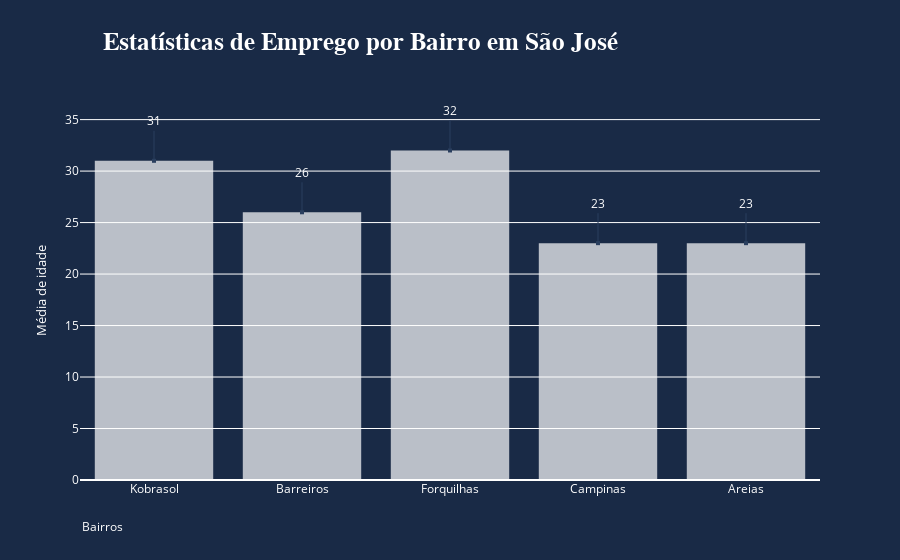

The notebook cell saved with this chart:
### Code cell
import plotly.graph_objects as go
# Adicionando Bairros e sua media de idade
x = ['Kobrasol', 'Barreiros', 'Forquilhas', 'Campinas', 'Areias']
y = [31, 26, 32, 23, 23]

# Configurando o hovertext:
# texto que aparece quando passa o cursor do mouse sobre a barra de informações do gráfico. 
# Adicionando os nomes,renda,emprego procurado,curso necessário e escolaridade de cada um pedidos
fig = go.Figure(data=[go.Bar(x=x, y=y,
                             hovertext=['Nome: João e Juliana<br>Média de Renda: R$ 1.800,00<br>Emprego Procurado: Pedreiro(a)<br>Curso Necessário: Construção Civil<br>Escolaridade: Ensino Médio',
                                        'Nome: Maria e Carla<br>Média de Renda: R$ 1.600,00<br>Emprego Procurado: Carpinteiro(a)<br>Curso Necessário: Marcenaria <br>Escolaridade: Ensino Fundamental, Ensino Médio',
                                        'Nome: José e Marcelo<br>Média de Renda: R$ 2.000,00<br>Emprego Procurado: Pedreiro(a)<br>Curso Necessário: Construção Civil<br>Escolaridade: Ensino Médio',
                                        'Nome: Pedro e Ana<br>Média de Renda: R$ 2.000,00<br>Emprego Procurado: Pedreiro(a)<br>Curso Necessário: Construção Civil<br>Escolaridade: Ensino Fundamental, Ensino Médio',
                                        'Nome: Lucas e Camila<br>Média de Renda: R$ 1.600,00<br>Emprego Procurado: Carpinteiro(a)<br>Curso Necessário: Marcenaria<br>Escolaridade: Ensino Fundamental, Ensino Médio', ''])])

# Customizando...
fig.update_traces(marker_color='white', marker_line_color='rgb(8,48,107)', marker_line_width=0.0, opacity=0.7)
fig.update_layout(
    title_text='Estatísticas de Emprego por Bairro em São José',
    title_font=dict(size=25, color='white', family="Arial, sans-serif", weight="bold"),  # Definindo tamanho,fonte das letras e cor do título
    title_x=0.4,  # Centralizando o título
    yaxis_title=dict(text='Média de idade', font=dict(size=13, color='white')),
    font=dict(color='white', size=12),  # Definindo cor e tamanho da fonte do texto
    plot_bgcolor='rgb(25, 42, 70)',  # Definindo uma cor de fundo azul escuro 
    paper_bgcolor='rgb(25, 42, 70)',  # Definindo uma cor de fundo azul escuro
    scene=dict(
        xaxis=dict(
            showbackground=False,
            showgrid=False,
            showticklabels=False,
        ),
        yaxis=dict(
            showbackground=False,
            showgrid=False,
            showticklabels=False,
        ),
        zaxis=dict(
            showbackground=False,
            showgrid=False,
            showticklabels=False,
        ),
        camera_eye=dict(x=1.87, y=0.88, z=-0.64),
        aspectmode='manual',
        aspectratio=dict(x=4, y=4, z=2)
    )
)

# Adicionando estatística e media de idade de cada bairro
annotations = [
    dict(
        x='Kobrasol', y=31,
        xref='x', yref='y',
        text='31',
        showarrow=True,
        arrowhead=7,
        ax=0, ay=-40
    ),
    dict(
        x='Barreiros', y=26,
        xref='x', yref='y',
        text='26',
        showarrow=True,
        arrowhead=7,
        ax=0, ay=-40
    ),
    dict(
        x='Forquilhas', y=32,
        xref='x', yref='y',
        text='32',
        showarrow=True,
        arrowhead=7,
        ax=0, ay=-40
    ),
    dict(
        x='Campinas', y=23,
        xref='x', yref='y',
        text='23',
        showarrow=True,
        arrowhead=7,
        ax=0, ay=-40
    ),
    dict(
        x='Areias', y=23,
        xref='x', yref='y',
        text='23',
        showarrow=True,
        arrowhead=7,
        ax=0, ay=-40
    )
]

fig.update_layout(annotations=annotations)

# Adicionando "Bairro" embaixo do gráfico
fig.add_annotation(x=0.0, y=-0.15, xref='paper', yref='paper', text="Bairros", showarrow=False,
                   font=dict(size=12, color="white"))

fig.show()

### Figure 1 — Plotly figure (JSON) as saved in the notebook; plotly's stock layout.template omitted (floating-point values rounded to 4 significant figures)
{"data": [{"hovertext": ["Nome: João e Juliana<br>Média de Renda: R$ 1.800,00<br>Emprego Procurado: Pedreiro(a)<br>Curso Necessário: Construção Civil<br>Escolaridade: Ensino Médio", "Nome: Maria e Carla<br>Média de Renda: R$ 1.600,00<br>Emprego Procurado: Carpinteiro(a)<br>Curso Necessário: Marcenaria <br>Escolaridade: Ensino Fundamental, Ensino Médio", "Nome: José e Marcelo<br>Média de Renda: R$ 2.000,00<br>Emprego Procurado: Pedreiro(a)<br>Curso Necessário: Construção Civil<br>Escolaridade: Ensino Médio", "Nome: Pedro e Ana<br>Média de Renda: R$ 2.000,00<br>Emprego Procurado: Pedreiro(a)<br>Curso Necessário: Construção Civil<br>Escolaridade: Ensino Fundamental, Ensino Médio", "Nome: Lucas e Camila<br>Média de Renda: R$ 1.600,00<br>Emprego Procurado: Carpinteiro(a)<br>Curso Necessário: Marcenaria<br>Escolaridade: Ensino Fundamental, Ensino Médio", ""], "marker": {"color": "white", "line": {"color": "rgb(8,48,107)", "width": 0}}, "opacity": 0.7, "type": "bar", "x": ["Kobrasol", "Barreiros", "Forquilhas", "Campinas", "Areias"], "y": [31, 26, 32, 23, 23]}], "layout": {"annotations": [{"arrowhead": 7, "ax": 0, "ay": -40, "showarrow": true, "text": "31", "x": "Kobrasol", "xref": "x", "y": 31, "yref": "y"}, {"arrowhead": 7, "ax": 0, "ay": -40, "showarrow": true, "text": "26", "x": "Barreiros", "xref": "x", "y": 26, "yref": "y"}, {"arrowhead": 7, "ax": 0, "ay": -40, "showarrow": true, "text": "32", "x": "Forquilhas", "xref": "x", "y": 32, "yref": "y"}, {"arrowhead": 7, "ax": 0, "ay": -40, "showarrow": true, "text": "23", "x": "Campinas", "xref": "x", "y": 23, "yref": "y"}, {"arrowhead": 7, "ax": 0, "ay": -40, "showarrow": true, "text": "23", "x": "Areias", "xref": "x", "y": 23, "yref": "y"}, {"font": {"color": "white", "size": 12}, "showarrow": false, "text": "Bairros", "x": 0, "xref": "paper", "y": -0.15, "yref": "paper"}], "font": {"color": "white", "size": 12}, "paper_bgcolor": "rgb(25, 42, 70)", "plot_bgcolor": "rgb(25, 42, 70)", "scene": {"aspectmode": "manual", "aspectratio": {"x": 4, "y": 4, "z": 2}, "camera": {"eye": {"x": 1.87, "y": 0.88, "z": -0.64}}, "xaxis": {"showbackground": false, "showgrid": false, "showticklabels": false}, "yaxis": {"showbackground": false, "showgrid": false, "showticklabels": false}, "zaxis": {"showbackground": false, "showgrid": false, "showticklabels": false}}, "title": {"font": {"color": "white", "family": "Arial, sans-serif", "size": 25, "weight": "bold"}, "text": "Estatísticas de Emprego por Bairro em São José", "x": 0.4}, "yaxis": {"title": {"font": {"color": "white", "size": 13}, "text": "Média de idade"}}}}
